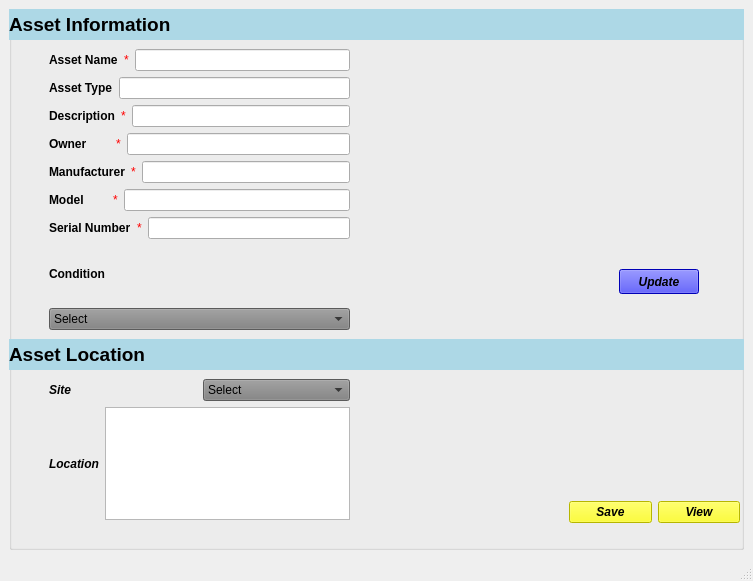
<?xml version="1.0" encoding="UTF-8"?>
<ui version="4.0">
 <class>AssetMainWindow</class>
 <widget class="QMainWindow" name="AssetMainWindow">
  <property name="geometry">
   <rect>
    <x>0</x>
    <y>0</y>
    <width>753</width>
    <height>581</height>
   </rect>
  </property>
  <property name="windowTitle">
   <string>AssetMainWindow</string>
  </property>
  <widget class="QWidget" name="centralwidget">
   <layout class="QVBoxLayout" name="verticalLayout">
    <item>
     <widget class="QGroupBox" name="groupBox">
      <property name="styleSheet">
       <string notr="true"/>
      </property>
      <property name="title">
       <string/>
      </property>
      <widget class="QLabel" name="label_22">
       <property name="geometry">
        <rect>
         <x>0</x>
         <y>330</y>
         <width>751</width>
         <height>31</height>
        </rect>
       </property>
       <property name="styleSheet">
        <string notr="true">background-color:lightblue;</string>
       </property>
       <property name="text">
        <string>&lt;html&gt;&lt;head/&gt;&lt;body&gt;&lt;p&gt;&lt;span style=&quot; font-size:14pt; font-weight:700;&quot;&gt;Asset Location&lt;/span&gt;&lt;/p&gt;&lt;/body&gt;&lt;/html&gt;</string>
       </property>
      </widget>
      <widget class="QLabel" name="label_19">
       <property name="geometry">
        <rect>
         <x>0</x>
         <y>0</y>
         <width>751</width>
         <height>31</height>
        </rect>
       </property>
       <property name="styleSheet">
        <string notr="true">background-color:lightblue;</string>
       </property>
       <property name="text">
        <string>&lt;html&gt;&lt;head/&gt;&lt;body&gt;&lt;p&gt;&lt;span style=&quot; font-size:14pt; font-weight:700;&quot;&gt;Asset Information&lt;/span&gt;&lt;/p&gt;&lt;/body&gt;&lt;/html&gt;</string>
       </property>
      </widget>
      <widget class="QLabel" name="label_11">
       <property name="geometry">
        <rect>
         <x>340</x>
         <y>160</y>
         <width>80</width>
         <height>17</height>
        </rect>
       </property>
       <property name="text">
        <string/>
       </property>
      </widget>
      <widget class="QLabel" name="Image">
       <property name="geometry">
        <rect>
         <x>550</x>
         <y>90</y>
         <width>181</width>
         <height>141</height>
        </rect>
       </property>
       <property name="styleSheet">
        <string notr="true"/>
       </property>
       <property name="text">
        <string/>
       </property>
      </widget>
      <widget class="QPushButton" name="Upload">
       <property name="geometry">
        <rect>
         <x>610</x>
         <y>260</y>
         <width>80</width>
         <height>25</height>
        </rect>
       </property>
       <property name="font">
        <font>
         <italic>true</italic>
         <bold>true</bold>
        </font>
       </property>
       <property name="styleSheet">
        <string notr="true">background-color:blue;</string>
       </property>
       <property name="text">
        <string>Update</string>
       </property>
      </widget>
      <widget class="QWidget" name="layoutWidget">
       <property name="geometry">
        <rect>
         <x>40</x>
         <y>40</y>
         <width>301</width>
         <height>281</height>
        </rect>
       </property>
       <layout class="QVBoxLayout" name="verticalLayout_3">
        <item>
         <layout class="QVBoxLayout" name="verticalLayout_2">
          <item>
           <layout class="QHBoxLayout" name="horizontalLayout">
            <item>
             <widget class="QLabel" name="label">
              <property name="font">
               <font>
                <bold>true</bold>
               </font>
              </property>
              <property name="text">
               <string>Asset Name</string>
              </property>
             </widget>
            </item>
            <item>
             <widget class="QLabel" name="label_13">
              <property name="styleSheet">
               <string notr="true">color:red;</string>
              </property>
              <property name="text">
               <string>*</string>
              </property>
             </widget>
            </item>
            <item>
             <widget class="QLineEdit" name="lineEdit_assetname"/>
            </item>
           </layout>
          </item>
          <item>
           <layout class="QFormLayout" name="formLayout">
            <item row="0" column="1">
             <widget class="QLineEdit" name="lineEdit_2_assettype"/>
            </item>
            <item row="0" column="0">
             <widget class="QLabel" name="label_2">
              <property name="font">
               <font>
                <bold>true</bold>
               </font>
              </property>
              <property name="text">
               <string>Asset Type</string>
              </property>
             </widget>
            </item>
           </layout>
          </item>
          <item>
           <layout class="QHBoxLayout" name="horizontalLayout_5">
            <item>
             <widget class="QLabel" name="label_3">
              <property name="font">
               <font>
                <bold>true</bold>
               </font>
              </property>
              <property name="text">
               <string>Description</string>
              </property>
             </widget>
            </item>
            <item>
             <widget class="QLabel" name="label_14">
              <property name="styleSheet">
               <string notr="true">color:red;</string>
              </property>
              <property name="text">
               <string>*</string>
              </property>
             </widget>
            </item>
            <item>
             <widget class="QLineEdit" name="lineEdit_3_descripation"/>
            </item>
           </layout>
          </item>
          <item>
           <layout class="QHBoxLayout" name="horizontalLayout_7">
            <item>
             <widget class="QLabel" name="label_7">
              <property name="font">
               <font>
                <bold>true</bold>
               </font>
              </property>
              <property name="text">
               <string>Owner       </string>
              </property>
             </widget>
            </item>
            <item>
             <widget class="QLabel" name="label_12">
              <property name="styleSheet">
               <string notr="true">color:red;</string>
              </property>
              <property name="text">
               <string>*</string>
              </property>
             </widget>
            </item>
            <item>
             <widget class="QLineEdit" name="lineEdit_7_owner"/>
            </item>
           </layout>
          </item>
          <item>
           <layout class="QHBoxLayout" name="horizontalLayout_3">
            <item>
             <widget class="QLabel" name="label_5">
              <property name="font">
               <font>
                <bold>true</bold>
               </font>
              </property>
              <property name="text">
               <string>Manufacturer</string>
              </property>
             </widget>
            </item>
            <item>
             <widget class="QLabel" name="label_15">
              <property name="styleSheet">
               <string notr="true">color:red;</string>
              </property>
              <property name="text">
               <string>*</string>
              </property>
             </widget>
            </item>
            <item>
             <widget class="QLineEdit" name="lineEdit_5_manufacturer"/>
            </item>
           </layout>
          </item>
         </layout>
        </item>
        <item>
         <layout class="QHBoxLayout" name="horizontalLayout_6">
          <item>
           <widget class="QLabel" name="label_6">
            <property name="font">
             <font>
              <bold>true</bold>
             </font>
            </property>
            <property name="text">
             <string>Model       </string>
            </property>
           </widget>
          </item>
          <item>
           <widget class="QLabel" name="label_16">
            <property name="styleSheet">
             <string notr="true">color:red;</string>
            </property>
            <property name="text">
             <string>*</string>
            </property>
           </widget>
          </item>
          <item>
           <widget class="QLineEdit" name="lineEdit_6_model"/>
          </item>
         </layout>
        </item>
        <item>
         <layout class="QHBoxLayout" name="horizontalLayout_4">
          <item>
           <widget class="QLabel" name="label_4">
            <property name="font">
             <font>
              <bold>true</bold>
             </font>
            </property>
            <property name="text">
             <string>Serial Number</string>
            </property>
           </widget>
          </item>
          <item>
           <widget class="QLabel" name="label_17">
            <property name="styleSheet">
             <string notr="true">color:red;</string>
            </property>
            <property name="text">
             <string>*</string>
            </property>
           </widget>
          </item>
          <item>
           <widget class="QLineEdit" name="lineEdit_4_serial_number"/>
          </item>
         </layout>
        </item>
        <item>
         <widget class="QLabel" name="label_8">
          <property name="font">
           <font>
            <bold>true</bold>
           </font>
          </property>
          <property name="text">
           <string>Condition</string>
          </property>
         </widget>
        </item>
        <item>
         <widget class="QComboBox" name="comboBox_condition">
          <property name="styleSheet">
           <string notr="true">background-color:gray;</string>
          </property>
          <item>
           <property name="text">
            <string>Select</string>
           </property>
          </item>
          <item>
           <property name="text">
            <string>Good</string>
           </property>
          </item>
          <item>
           <property name="text">
            <string>Broken</string>
           </property>
          </item>
         </widget>
        </item>
       </layout>
      </widget>
      <widget class="QWidget" name="layoutWidget">
       <property name="geometry">
        <rect>
         <x>40</x>
         <y>370</y>
         <width>301</width>
         <height>141</height>
        </rect>
       </property>
       <layout class="QVBoxLayout" name="verticalLayout_4">
        <item>
         <layout class="QHBoxLayout" name="horizontalLayout_2">
          <item>
           <widget class="QLabel" name="label_9">
            <property name="font">
             <font>
              <italic>true</italic>
              <bold>true</bold>
             </font>
            </property>
            <property name="text">
             <string>Site</string>
            </property>
           </widget>
          </item>
          <item>
           <widget class="QComboBox" name="site">
            <property name="styleSheet">
             <string notr="true">background-color:gray;</string>
            </property>
            <item>
             <property name="text">
              <string>Select</string>
             </property>
            </item>
            <item>
             <property name="text">
              <string>Hyderabad</string>
             </property>
            </item>
            <item>
             <property name="text">
              <string>Pune</string>
             </property>
            </item>
           </widget>
          </item>
         </layout>
        </item>
        <item>
         <layout class="QHBoxLayout" name="horizontalLayout_9">
          <item>
           <widget class="QLabel" name="label_10">
            <property name="font">
             <font>
              <italic>true</italic>
              <bold>true</bold>
             </font>
            </property>
            <property name="text">
             <string>Location</string>
            </property>
           </widget>
          </item>
          <item>
           <widget class="QTextEdit" name="textEdit"/>
          </item>
         </layout>
        </item>
       </layout>
      </widget>
      <widget class="QWidget" name="layoutWidget">
       <property name="geometry">
        <rect>
         <x>560</x>
         <y>490</y>
         <width>171</width>
         <height>26</height>
        </rect>
       </property>
       <layout class="QHBoxLayout" name="horizontalLayout_8">
        <item>
         <widget class="QPushButton" name="Save">
          <property name="font">
           <font>
            <italic>true</italic>
            <bold>true</bold>
           </font>
          </property>
          <property name="styleSheet">
           <string notr="true">background-color:yellow;</string>
          </property>
          <property name="text">
           <string>Save</string>
          </property>
         </widget>
        </item>
        <item>
         <widget class="QPushButton" name="View">
          <property name="font">
           <font>
            <italic>true</italic>
            <bold>true</bold>
           </font>
          </property>
          <property name="styleSheet">
           <string notr="true">background-color:yellow;</string>
          </property>
          <property name="text">
           <string>View</string>
          </property>
         </widget>
        </item>
       </layout>
      </widget>
     </widget>
    </item>
   </layout>
  </widget>
  <widget class="QMenuBar" name="menubar">
   <property name="geometry">
    <rect>
     <x>0</x>
     <y>0</y>
     <width>753</width>
     <height>22</height>
    </rect>
   </property>
  </widget>
  <widget class="QStatusBar" name="statusbar"/>
 </widget>
 <resources/>
 <connections/>
</ui>
